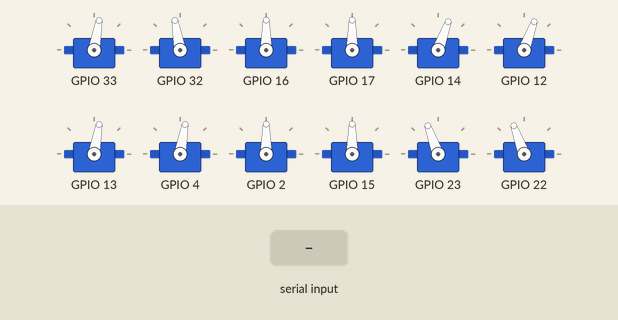
A sketch run on a simulated ESP32-S3. Parts: 12 × servo. Inputs (shaded band) come from the test bench. Nothing arrives over Bluetooth unless stated.

Above: at 2.7 s.
2.8 s: "1" received over the second serial link
At 2.96 s:
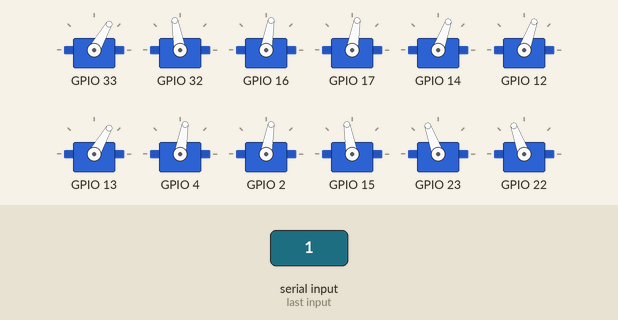
At 3.46 s:
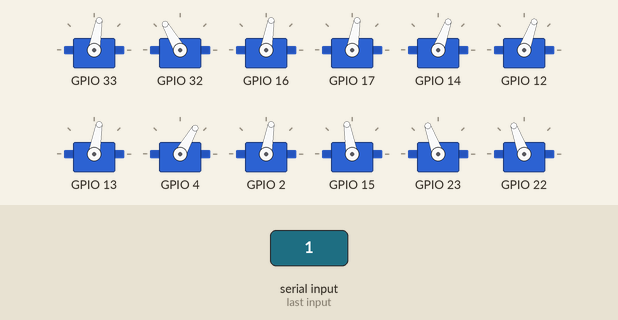
5.8 s: "2" received over the second serial link
At 6.5 s:
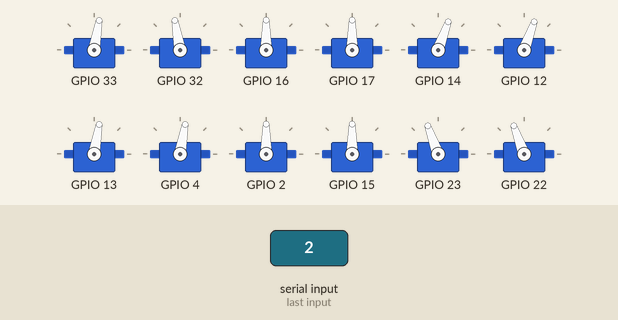
Timing chart, 0 to 8.8 s (numbered marks = the images above; inputs shaded):
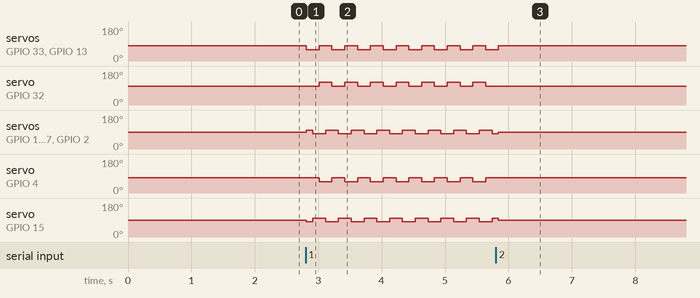

The sketch:

_esp32s3_exec_4.ino
```cpp
//State 생성 + 블루투스
#include <pwmWrite.h>
#include "BluetoothSerial.h"

Pwm pwm = Pwm();

enum {Idle, Walking};
int State;
int curWalk = 0;

const int servo[16] = {33, 32, 16, 17, 14, 12, 13, 4, 2, 15, 23, 22, 21, 19, 18, 5};
int stand[16] = {80, 100, 90, 90, 70, 70, 80, 80, 90, 90, 110, 110, 100, 100, 90, 90};
int walk[4][16] = {{60, 100, 100, 100, 70, 70, 60, 80, 100, 80, 110, 110, 100, 120, 100, 80}, //1 2 5 구동 준비
                   {60, 100, 80, 80, 70, 70, 60, 80, 80, 100, 110, 110, 100, 120, 80, 100},   //1 2 5 구동 완료
                   {80, 120, 80, 80, 70, 70, 80, 60, 80, 100, 110, 110, 120, 100, 80, 100},   //3 4 6 구동 준비
                   {80, 120, 100, 100, 70, 70, 80, 60, 100, 80, 110, 110, 120, 100, 100, 80}};//3 4 6 구동 완료

BluetoothSerial BT;
TaskHandle_t TaskBT;

void BT_set(void *parameter){
  BT.begin("AntLeg");

  for(;;){
    if(BT.available()){
      char ch = BT.read();
      if(ch == '1'){
        State = Walking;
        BT.println("walk transition");
      }else if(ch == '2'){
        State = Idle;
        BT.println("idle transition");
      }
    }
  }
}

void setup() {
  xTaskCreatePinnedToCore(
    BT_set,  //함수 이름
    "TaskBT",    //Task 이름
    10000,      //스택 사이즈
    NULL,       //파라미터
    1,          //priority
    &TaskBT,     //Task Handle, Task를 감시하기 위함
    1);         //Core 1에서 실행
  delay(500);

  for(int i =0; i < 10; i++){
    setMotors(stand);
  }
  State = Idle;
}

void loop() {
  if(State == Idle){
    setMotors(stand);
  }else if(State == Walking){
    setMotors(walk[curWalk]);
    curWalk = (curWalk+1)%4;
  }
}

void setMotors(int arr[]){
  pwm.writeServo(servo[0], arr[0]);   //3번 중간다리 33
  pwm.writeServo(servo[1], arr[1]);  //5번 중간다리 32
  pwm.writeServo(servo[2], arr[2]);   //3번 첫다리  16
  pwm.writeServo(servo[3], arr[3]);   //5번 첫다리  17
  pwm.writeServo(servo[4], arr[4]);   //4번 끝다리  14
  pwm.writeServo(servo[5], arr[5]);   //2번 끝다리  12
  pwm.writeServo(servo[6], arr[6]);   //4번 중간다리 13
  pwm.writeServo(servo[7], arr[7]);   //2번 중간다리 4
  pwm.writeServo(servo[8], arr[8]);   //4번 첫다리  2
  pwm.writeServo(servo[9], arr[9]);   //2번 첫다리  15
  pwm.writeServo(servo[10], arr[10]); //1번 끝다리  23
  pwm.writeServo(servo[11], arr[11]); //6번 끝다리  22
  pwm.writeServo(servo[12], arr[12]); //1번 중간다리 21
  pwm.writeServo(servo[13], arr[13]); //6번 중간다리 19
  pwm.writeServo(servo[14], arr[14]);  //1번 첫다리  18
  pwm.writeServo(servo[15], arr[15]);  //6번 첫다리  5
  delay(100);
}
```

Measured:
- after the input at 2.8 s, servo on GPIO 33: alternates 80° for 0.20 s and 60° for 0.20 s, starting at once; servo on GPIO 32: alternates 120° for 0.20 s and 100° for 0.20 s, starting after 0.22 s
- after the input at 5.8 s, servo on GPIO 33, servo on GPIO 13: goes on until 5.8 s, then stays 80°; servo on GPIO 32: stops changing and stays 100°; servo on GPIO 4: stops changing and stays 80°
